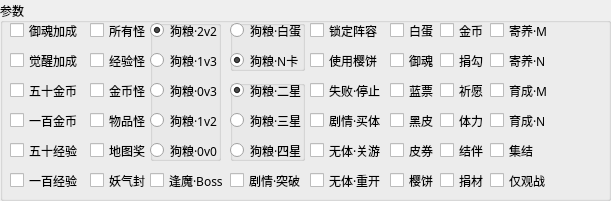
     <widget class="QGroupBox" name="groupBox_play_list_setting">
      <property name="geometry">
       <rect>
        <x>170</x>
        <y>200</y>
        <width>611</width>
        <height>201</height>
       </rect>
      </property>
      <property name="font">
       <font>
        <family>微软雅黑</family>
        <pointsize>9</pointsize>
        <bold>false</bold>
       </font>
      </property>
      <property name="title">
       <string>参数</string>
      </property>
      <property name="alignment">
       <set>Qt::AlignLeading|Qt::AlignLeft|Qt::AlignVCenter</set>
      </property>
      <widget class="QCheckBox" name="checkBox_job_option_bonus_exp_100">
       <property name="enabled">
        <bool>true</bool>
       </property>
       <property name="geometry">
        <rect>
         <x>10</x>
         <y>170</y>
         <width>71</width>
         <height>21</height>
        </rect>
       </property>
       <property name="font">
        <font>
         <family>微软雅黑</family>
         <pointsize>9</pointsize>
         <bold>false</bold>
        </font>
       </property>
       <property name="text">
        <string>一百经验</string>
       </property>
      </widget>
      <widget class="QCheckBox" name="checkBox_job_option_bonus_exp_50">
       <property name="enabled">
        <bool>true</bool>
       </property>
       <property name="geometry">
        <rect>
         <x>10</x>
         <y>140</y>
         <width>71</width>
         <height>21</height>
        </rect>
       </property>
       <property name="font">
        <font>
         <family>微软雅黑</family>
         <pointsize>9</pointsize>
         <bold>false</bold>
        </font>
       </property>
       <property name="text">
        <string>五十经验</string>
       </property>
      </widget>
      <widget class="QCheckBox" name="checkBox_job_option_bonus_coin_100">
       <property name="enabled">
        <bool>true</bool>
       </property>
       <property name="geometry">
        <rect>
         <x>10</x>
         <y>110</y>
         <width>71</width>
         <height>21</height>
        </rect>
       </property>
       <property name="font">
        <font>
         <family>微软雅黑</family>
         <pointsize>9</pointsize>
         <bold>false</bold>
        </font>
       </property>
       <property name="text">
        <string>一百金币</string>
       </property>
      </widget>
      <widget class="QCheckBox" name="checkBox_job_option_bonus_evolution">
       <property name="enabled">
        <bool>true</bool>
       </property>
       <property name="geometry">
        <rect>
         <x>10</x>
         <y>50</y>
         <width>71</width>
         <height>21</height>
        </rect>
       </property>
       <property name="font">
        <font>
         <family>微软雅黑</family>
         <pointsize>9</pointsize>
         <bold>false</bold>
        </font>
       </property>
       <property name="text">
        <string>觉醒加成</string>
       </property>
      </widget>
      <widget class="QCheckBox" name="checkBox_job_option_bonus_coin_50">
       <property name="enabled">
        <bool>true</bool>
       </property>
       <property name="geometry">
        <rect>
         <x>10</x>
         <y>80</y>
         <width>71</width>
         <height>21</height>
        </rect>
       </property>
       <property name="font">
        <font>
         <family>微软雅黑</family>
         <pointsize>9</pointsize>
         <bold>false</bold>
        </font>
       </property>
       <property name="text">
        <string>五十金币</string>
       </property>
      </widget>
      <widget class="QCheckBox" name="checkBox_job_option_bonus_soul">
       <property name="enabled">
        <bool>true</bool>
       </property>
       <property name="geometry">
        <rect>
         <x>10</x>
         <y>20</y>
         <width>71</width>
         <height>21</height>
        </rect>
       </property>
       <property name="font">
        <font>
         <family>微软雅黑</family>
         <pointsize>9</pointsize>
         <bold>false</bold>
        </font>
       </property>
       <property name="text">
        <string>御魂加成</string>
       </property>
      </widget>
      <widget class="QCheckBox" name="checkBox_job_option_chapter_gift_spirit">
       <property name="geometry">
        <rect>
         <x>90</x>
         <y>110</y>
         <width>61</width>
         <height>21</height>
        </rect>
       </property>
       <property name="font">
        <font>
         <family>微软雅黑</family>
         <pointsize>9</pointsize>
         <bold>false</bold>
        </font>
       </property>
       <property name="text">
        <string>物品怪</string>
       </property>
       <property name="checked">
        <bool>false</bool>
       </property>
      </widget>
      <widget class="QCheckBox" name="checkBox_job_option_chapter_exp_spirit">
       <property name="geometry">
        <rect>
         <x>90</x>
         <y>50</y>
         <width>61</width>
         <height>21</height>
        </rect>
       </property>
       <property name="font">
        <font>
         <family>微软雅黑</family>
         <pointsize>9</pointsize>
         <bold>false</bold>
        </font>
       </property>
       <property name="text">
        <string>经验怪</string>
       </property>
       <property name="checked">
        <bool>false</bool>
       </property>
      </widget>
      <widget class="QCheckBox" name="checkBox_job_option_chapter_all_spirit">
       <property name="geometry">
        <rect>
         <x>90</x>
         <y>20</y>
         <width>61</width>
         <height>21</height>
        </rect>
       </property>
       <property name="font">
        <font>
         <family>微软雅黑</family>
         <pointsize>9</pointsize>
         <bold>false</bold>
        </font>
       </property>
       <property name="text">
        <string>所有怪</string>
       </property>
       <property name="checked">
        <bool>false</bool>
       </property>
      </widget>
      <widget class="QCheckBox" name="checkBox_job_option_chapter_coin_spirit">
       <property name="geometry">
        <rect>
         <x>90</x>
         <y>80</y>
         <width>61</width>
         <height>21</height>
        </rect>
       </property>
       <property name="font">
        <font>
         <family>微软雅黑</family>
         <pointsize>9</pointsize>
         <bold>false</bold>
        </font>
       </property>
       <property name="text">
        <string>金币怪</string>
       </property>
       <property name="checked">
        <bool>false</bool>
       </property>
      </widget>
      <widget class="QCheckBox" name="checkBox_job_option_chapter_map_gift">
       <property name="geometry">
        <rect>
         <x>90</x>
         <y>140</y>
         <width>61</width>
         <height>21</height>
        </rect>
       </property>
       <property name="font">
        <font>
         <family>微软雅黑</family>
         <pointsize>9</pointsize>
         <bold>false</bold>
        </font>
       </property>
       <property name="text">
        <string>地图奖</string>
       </property>
      </widget>
      <widget class="QCheckBox" name="checkBox_job_option_chapter_map_seal">
       <property name="geometry">
        <rect>
         <x>90</x>
         <y>170</y>
         <width>61</width>
         <height>21</height>
        </rect>
       </property>
       <property name="font">
        <font>
         <family>微软雅黑</family>
         <pointsize>9</pointsize>
         <bold>false</bold>
        </font>
       </property>
       <property name="text">
        <string>妖气封</string>
       </property>
      </widget>
      <widget class="QGroupBox" name="groupBox_play_list_chapter">
       <property name="geometry">
        <rect>
         <x>230</x>
         <y>20</y>
         <width>75</width>
         <height>51</height>
        </rect>
       </property>
       <property name="title">
        <string/>
       </property>
       <widget class="QRadioButton" name="radioButton_job_option_dog_food_m">
        <property name="geometry">
         <rect>
          <x>0</x>
          <y>0</y>
          <width>71</width>
          <height>21</height>
         </rect>
        </property>
        <property name="font">
         <font>
          <family>微软雅黑</family>
          <pointsize>9</pointsize>
          <bold>false</bold>
         </font>
        </property>
        <property name="text">
         <string>狗粮·白蛋</string>
        </property>
       </widget>
       <widget class="QRadioButton" name="radioButton_job_option_dog_food_n">
        <property name="geometry">
         <rect>
          <x>0</x>
          <y>30</y>
          <width>71</width>
          <height>21</height>
         </rect>
        </property>
        <property name="font">
         <font>
          <family>微软雅黑</family>
          <pointsize>9</pointsize>
          <bold>false</bold>
         </font>
        </property>
        <property name="text">
         <string>狗粮·N卡</string>
        </property>
        <property name="checked">
         <bool>true</bool>
        </property>
       </widget>
      </widget>
      <widget class="QCheckBox" name="checkBox_job_option_lock_cast">
       <property name="geometry">
        <rect>
         <x>310</x>
         <y>20</y>
         <width>71</width>
         <height>21</height>
        </rect>
       </property>
       <property name="font">
        <font>
         <family>微软雅黑</family>
         <pointsize>9</pointsize>
         <bold>false</bold>
        </font>
       </property>
       <property name="text">
        <string>锁定阵容</string>
       </property>
      </widget>
      <widget class="QCheckBox" name="checkBox_job_option_use_yingbing">
       <property name="geometry">
        <rect>
         <x>310</x>
         <y>50</y>
         <width>71</width>
         <height>21</height>
        </rect>
       </property>
       <property name="font">
        <font>
         <family>微软雅黑</family>
         <pointsize>9</pointsize>
         <bold>false</bold>
        </font>
       </property>
       <property name="text">
        <string>使用樱饼</string>
       </property>
      </widget>
      <widget class="QCheckBox" name="checkBox_job_option_gymnasium_mass">
       <property name="geometry">
        <rect>
         <x>490</x>
         <y>140</y>
         <width>51</width>
         <height>21</height>
        </rect>
       </property>
       <property name="font">
        <font>
         <family>微软雅黑</family>
         <pointsize>9</pointsize>
         <bold>false</bold>
        </font>
       </property>
       <property name="text">
        <string>集结</string>
       </property>
      </widget>
      <widget class="QCheckBox" name="checkBox_job_option_gymnasium_only_watch">
       <property name="geometry">
        <rect>
         <x>490</x>
         <y>170</y>
         <width>61</width>
         <height>21</height>
        </rect>
       </property>
       <property name="font">
        <font>
         <family>微软雅黑</family>
         <pointsize>9</pointsize>
         <bold>false</bold>
        </font>
       </property>
       <property name="text">
        <string>仅观战</string>
       </property>
      </widget>
      <widget class="QCheckBox" name="checkBox_job_option_encounter_boss">
       <property name="geometry">
        <rect>
         <x>150</x>
         <y>170</y>
         <width>81</width>
         <height>21</height>
        </rect>
       </property>
       <property name="font">
        <font>
         <family>微软雅黑</family>
         <pointsize>9</pointsize>
         <bold>false</bold>
        </font>
       </property>
       <property name="text">
        <string>逢魔·Boss</string>
       </property>
      </widget>
      <widget class="QGroupBox" name="groupBox_6">
       <property name="geometry">
        <rect>
         <x>150</x>
         <y>20</y>
         <width>71</width>
         <height>141</height>
        </rect>
       </property>
       <property name="title">
        <string/>
       </property>
       <widget class="QRadioButton" name="radioButton_job_option_chapter_0v3">
        <property name="geometry">
         <rect>
          <x>0</x>
          <y>60</y>
          <width>71</width>
          <height>21</height>
         </rect>
        </property>
        <property name="font">
         <font>
          <family>微软雅黑</family>
          <pointsize>9</pointsize>
          <bold>false</bold>
         </font>
        </property>
        <property name="text">
         <string>狗粮·0v3</string>
        </property>
       </widget>
       <widget class="QRadioButton" name="radioButton_job_option_chapter_1v3">
        <property name="geometry">
         <rect>
          <x>0</x>
          <y>30</y>
          <width>71</width>
          <height>21</height>
         </rect>
        </property>
        <property name="font">
         <font>
          <family>微软雅黑</family>
          <pointsize>9</pointsize>
          <bold>false</bold>
         </font>
        </property>
        <property name="text">
         <string>狗粮·1v3</string>
        </property>
        <property name="checked">
         <bool>false</bool>
        </property>
       </widget>
       <widget class="QRadioButton" name="radioButton_job_option_chapter_1v2">
        <property name="geometry">
         <rect>
          <x>0</x>
          <y>90</y>
          <width>71</width>
          <height>21</height>
         </rect>
        </property>
        <property name="font">
         <font>
          <family>微软雅黑</family>
          <pointsize>9</pointsize>
          <bold>false</bold>
         </font>
        </property>
        <property name="text">
         <string>狗粮·1v2</string>
        </property>
       </widget>
       <widget class="QRadioButton" name="radioButton_job_option_chapter_2v2">
        <property name="geometry">
         <rect>
          <x>0</x>
          <y>0</y>
          <width>71</width>
          <height>21</height>
         </rect>
        </property>
        <property name="font">
         <font>
          <family>微软雅黑</family>
          <pointsize>9</pointsize>
          <bold>false</bold>
         </font>
        </property>
        <property name="text">
         <string>狗粮·2v2</string>
        </property>
        <property name="checked">
         <bool>true</bool>
        </property>
       </widget>
       <widget class="QRadioButton" name="radioButton_job_option_chapter_0v0">
        <property name="geometry">
         <rect>
          <x>0</x>
          <y>120</y>
          <width>71</width>
          <height>21</height>
         </rect>
        </property>
        <property name="font">
         <font>
          <family>微软雅黑</family>
          <pointsize>9</pointsize>
          <bold>false</bold>
         </font>
        </property>
        <property name="text">
         <string>狗粮·0v0</string>
        </property>
       </widget>
      </widget>
      <widget class="QGroupBox" name="groupBox_7">
       <property name="geometry">
        <rect>
         <x>230</x>
         <y>80</y>
         <width>75</width>
         <height>81</height>
        </rect>
       </property>
       <property name="title">
        <string/>
       </property>
       <widget class="QRadioButton" name="radioButton_job_option_dog_food_star_4">
        <property name="geometry">
         <rect>
          <x>0</x>
          <y>60</y>
          <width>71</width>
          <height>21</height>
         </rect>
        </property>
        <property name="font">
         <font>
          <family>微软雅黑</family>
          <pointsize>9</pointsize>
          <bold>false</bold>
         </font>
        </property>
        <property name="text">
         <string>狗粮·四星</string>
        </property>
        <property name="checked">
         <bool>false</bool>
        </property>
       </widget>
       <widget class="QRadioButton" name="radioButton_job_option_dog_food_star_2">
        <property name="geometry">
         <rect>
          <x>0</x>
          <y>0</y>
          <width>71</width>
          <height>21</height>
         </rect>
        </property>
        <property name="font">
         <font>
          <family>微软雅黑</family>
          <pointsize>9</pointsize>
          <bold>false</bold>
         </font>
        </property>
        <property name="text">
         <string>狗粮·二星</string>
        </property>
        <property name="checked">
         <bool>true</bool>
        </property>
       </widget>
       <widget class="QRadioButton" name="radioButton_job_option_dog_food_star_3">
        <property name="geometry">
         <rect>
          <x>0</x>
          <y>30</y>
          <width>71</width>
          <height>21</height>
         </rect>
        </property>
        <property name="font">
         <font>
          <family>微软雅黑</family>
          <pointsize>9</pointsize>
          <bold>false</bold>
         </font>
        </property>
        <property name="text">
         <string>狗粮·三星</string>
        </property>
        <property name="checked">
         <bool>false</bool>
        </property>
       </widget>
      </widget>
      <widget class="QCheckBox" name="checkBox_job_option_guild_mall_amulet">
       <property name="geometry">
        <rect>
         <x>390</x>
         <y>80</y>
         <width>51</width>
         <height>21</height>
        </rect>
       </property>
       <property name="font">
        <font>
         <family>微软雅黑</family>
         <pointsize>9</pointsize>
         <bold>false</bold>
        </font>
       </property>
       <property name="text">
        <string>蓝票</string>
       </property>
      </widget>
      <widget class="QCheckBox" name="checkBox_job_option_guild_mall_souls">
       <property name="geometry">
        <rect>
         <x>390</x>
         <y>50</y>
         <width>51</width>
         <height>21</height>
        </rect>
       </property>
       <property name="font">
        <font>
         <family>微软雅黑</family>
         <pointsize>9</pointsize>
         <bold>false</bold>
        </font>
       </property>
       <property name="text">
        <string>御魂</string>
       </property>
      </widget>
      <widget class="QCheckBox" name="checkBox_job_option_guild_mall_skill_daruma">
       <property name="geometry">
        <rect>
         <x>390</x>
         <y>110</y>
         <width>51</width>
         <height>21</height>
        </rect>
       </property>
       <property name="font">
        <font>
         <family>微软雅黑</family>
         <pointsize>9</pointsize>
         <bold>false</bold>
        </font>
       </property>
       <property name="text">
        <string>黑皮</string>
       </property>
      </widget>
      <widget class="QCheckBox" name="checkBox_job_option_guild_mall_grade_daruma">
       <property name="geometry">
        <rect>
         <x>390</x>
         <y>20</y>
         <width>51</width>
         <height>21</height>
        </rect>
       </property>
       <property name="font">
        <font>
         <family>微软雅黑</family>
         <pointsize>9</pointsize>
         <bold>false</bold>
        </font>
       </property>
       <property name="text">
        <string>白蛋</string>
       </property>
      </widget>
      <widget class="QCheckBox" name="checkBox_job_option_guild_mall_skin_ticket">
       <property name="geometry">
        <rect>
         <x>390</x>
         <y>140</y>
         <width>51</width>
         <height>21</height>
        </rect>
       </property>
       <property name="font">
        <font>
         <family>微软雅黑</family>
         <pointsize>9</pointsize>
         <bold>false</bold>
        </font>
       </property>
       <property name="text">
        <string>皮券</string>
       </property>
      </widget>
      <widget class="QCheckBox" name="checkBox_job_option_guild_mall_yingbing">
       <property name="geometry">
        <rect>
         <x>390</x>
         <y>170</y>
         <width>51</width>
         <height>21</height>
        </rect>
       </property>
       <property name="font">
        <font>
         <family>微软雅黑</family>
         <pointsize>9</pointsize>
         <bold>false</bold>
        </font>
       </property>
       <property name="text">
        <string>樱饼</string>
       </property>
      </widget>
      <widget class="QCheckBox" name="checkBox_job_option_story_buy_ap">
       <property name="geometry">
        <rect>
         <x>310</x>
         <y>110</y>
         <width>71</width>
         <height>21</height>
        </rect>
       </property>
       <property name="font">
        <font>
         <family>微软雅黑</family>
         <pointsize>9</pointsize>
         <bold>false</bold>
        </font>
       </property>
       <property name="text">
        <string>剧情·买体</string>
       </property>
      </widget>
      <widget class="QCheckBox" name="checkBox_job_option_story_realm_raid">
       <property name="geometry">
        <rect>
         <x>230</x>
         <y>170</y>
         <width>71</width>
         <height>21</height>
        </rect>
       </property>
       <property name="font">
        <font>
         <family>微软雅黑</family>
         <pointsize>9</pointsize>
         <bold>false</bold>
        </font>
       </property>
       <property name="text">
        <string>剧情·突破</string>
       </property>
      </widget>
      <widget class="QCheckBox" name="checkBox_job_option_failed_stop">
       <property name="geometry">
        <rect>
         <x>310</x>
         <y>80</y>
         <width>71</width>
         <height>21</height>
        </rect>
       </property>
       <property name="font">
        <font>
         <family>微软雅黑</family>
         <pointsize>9</pointsize>
         <bold>false</bold>
        </font>
       </property>
       <property name="text">
        <string>失败·停止</string>
       </property>
      </widget>
      <widget class="QCheckBox" name="checkBox_job_option_ap_use_up_restart">
       <property name="geometry">
        <rect>
         <x>310</x>
         <y>170</y>
         <width>71</width>
         <height>21</height>
        </rect>
       </property>
       <property name="font">
        <font>
         <family>微软雅黑</family>
         <pointsize>9</pointsize>
         <bold>false</bold>
        </font>
       </property>
       <property name="text">
        <string>无体·重开</string>
       </property>
      </widget>
      <widget class="QCheckBox" name="checkBox_job_option_ap_use_up_close_game">
       <property name="geometry">
        <rect>
         <x>310</x>
         <y>140</y>
         <width>71</width>
         <height>21</height>
        </rect>
       </property>
       <property name="font">
        <font>
         <family>微软雅黑</family>
         <pointsize>9</pointsize>
         <bold>false</bold>
        </font>
       </property>
       <property name="text">
        <string>无体·关游</string>
       </property>
      </widget>
      <widget class="QCheckBox" name="checkBox_job_option_guild_coin">
       <property name="geometry">
        <rect>
         <x>440</x>
         <y>20</y>
         <width>51</width>
         <height>21</height>
        </rect>
       </property>
       <property name="font">
        <font>
         <family>微软雅黑</family>
         <pointsize>9</pointsize>
         <bold>false</bold>
        </font>
       </property>
       <property name="text">
        <string>金币</string>
       </property>
      </widget>
      <widget class="QCheckBox" name="checkBox_job_option_guild_contribute">
       <property name="geometry">
        <rect>
         <x>440</x>
         <y>50</y>
         <width>51</width>
         <height>21</height>
        </rect>
       </property>
       <property name="font">
        <font>
         <family>微软雅黑</family>
         <pointsize>9</pointsize>
         <bold>false</bold>
        </font>
       </property>
       <property name="text">
        <string>捐勾</string>
       </property>
      </widget>
      <widget class="QCheckBox" name="checkBox_job_option_guild_invocation">
       <property name="geometry">
        <rect>
         <x>440</x>
         <y>80</y>
         <width>51</width>
         <height>21</height>
        </rect>
       </property>
       <property name="font">
        <font>
         <family>微软雅黑</family>
         <pointsize>9</pointsize>
         <bold>false</bold>
        </font>
       </property>
       <property name="text">
        <string>祈愿</string>
       </property>
      </widget>
      <widget class="QCheckBox" name="checkBox_job_option_guild_task">
       <property name="geometry">
        <rect>
         <x>440</x>
         <y>140</y>
         <width>51</width>
         <height>21</height>
        </rect>
       </property>
       <property name="font">
        <font>
         <family>微软雅黑</family>
         <pointsize>9</pointsize>
         <bold>false</bold>
        </font>
       </property>
       <property name="text">
        <string>结伴</string>
       </property>
      </widget>
      <widget class="QCheckBox" name="checkBox_job_option_guild_realm_ap">
       <property name="geometry">
        <rect>
         <x>440</x>
         <y>110</y>
         <width>51</width>
         <height>21</height>
        </rect>
       </property>
       <property name="font">
        <font>
         <family>微软雅黑</family>
         <pointsize>9</pointsize>
         <bold>false</bold>
        </font>
       </property>
       <property name="text">
        <string>体力</string>
       </property>
      </widget>
      <widget class="QCheckBox" name="checkBox_job_option_guild_foster_n">
       <property name="geometry">
        <rect>
         <x>490</x>
         <y>50</y>
         <width>61</width>
         <height>21</height>
        </rect>
       </property>
       <property name="font">
        <font>
         <family>微软雅黑</family>
         <pointsize>9</pointsize>
         <bold>false</bold>
        </font>
       </property>
       <property name="text">
        <string>寄养·N</string>
       </property>
      </widget>
      <widget class="QCheckBox" name="checkBox_job_option_guild_foster_m">
       <property name="geometry">
        <rect>
         <x>490</x>
         <y>20</y>
         <width>61</width>
         <height>21</height>
        </rect>
       </property>
       <property name="font">
        <font>
         <family>微软雅黑</family>
         <pointsize>9</pointsize>
         <bold>false</bold>
        </font>
       </property>
       <property name="text">
        <string>寄养·M</string>
       </property>
      </widget>
      <widget class="QCheckBox" name="checkBox_job_option_guild_cultivate_m">
       <property name="geometry">
        <rect>
         <x>490</x>
         <y>80</y>
         <width>61</width>
         <height>21</height>
        </rect>
       </property>
       <property name="font">
        <font>
         <family>微软雅黑</family>
         <pointsize>9</pointsize>
         <bold>false</bold>
        </font>
       </property>
       <property name="text">
        <string>育成·M</string>
       </property>
      </widget>
      <widget class="QCheckBox" name="checkBox_job_option_guild_cultivate_n">
       <property name="geometry">
        <rect>
         <x>490</x>
         <y>110</y>
         <width>61</width>
         <height>21</height>
        </rect>
       </property>
       <property name="font">
        <font>
         <family>微软雅黑</family>
         <pointsize>9</pointsize>
         <bold>false</bold>
        </font>
       </property>
       <property name="text">
        <string>育成·N</string>
       </property>
      </widget>
      <widget class="QCheckBox" name="checkBox_job_option_guild_task_contribute">
       <property name="geometry">
        <rect>
         <x>440</x>
         <y>170</y>
         <width>51</width>
         <height>21</height>
        </rect>
       </property>
       <property name="font">
        <font>
         <family>微软雅黑</family>
         <pointsize>9</pointsize>
         <bold>false</bold>
        </font>
       </property>
       <property name="text">
        <string>捐材</string>
       </property>
      </widget>
     </widget>
